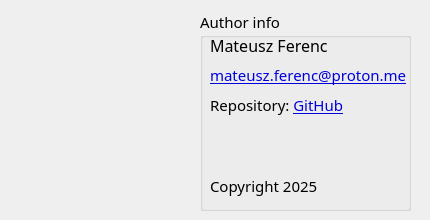
<?xml version="1.0" encoding="UTF-8"?>
<ui version="4.0">
 <class>AuthorPopup</class>
 <widget class="QMainWindow" name="AuthorPopup">
  <property name="geometry">
   <rect>
    <x>0</x>
    <y>0</y>
    <width>430</width>
    <height>220</height>
   </rect>
  </property>
  <property name="minimumSize">
   <size>
    <width>430</width>
    <height>220</height>
   </size>
  </property>
  <property name="maximumSize">
   <size>
    <width>430</width>
    <height>220</height>
   </size>
  </property>
  <property name="windowTitle">
   <string>MainWindow</string>
  </property>
  <property name="documentMode">
   <bool>false</bool>
  </property>
  <property name="tabShape">
   <enum>QTabWidget::Rounded</enum>
  </property>
  <widget class="QWidget" name="centralwidget">
   <widget class="QGroupBox" name="groupBox_2">
    <property name="geometry">
     <rect>
      <x>200</x>
      <y>10</y>
      <width>211</width>
      <height>201</height>
     </rect>
    </property>
    <property name="font">
     <font>
      <family>Segoe UI Semilight</family>
      <pointsize>11</pointsize>
      <stylestrategy>PreferAntialias</stylestrategy>
     </font>
    </property>
    <property name="title">
     <string>Author info</string>
    </property>
    <widget class="QLabel" name="label_7">
     <property name="enabled">
      <bool>true</bool>
     </property>
     <property name="geometry">
      <rect>
       <x>10</x>
       <y>20</y>
       <width>231</width>
       <height>31</height>
      </rect>
     </property>
     <property name="sizePolicy">
      <sizepolicy hsizetype="Preferred" vsizetype="Preferred">
       <horstretch>0</horstretch>
       <verstretch>0</verstretch>
      </sizepolicy>
     </property>
     <property name="font">
      <font>
       <family>Segoe UI Semibold</family>
       <pointsize>12</pointsize>
       <weight>50</weight>
       <bold>false</bold>
       <stylestrategy>PreferAntialias</stylestrategy>
       <kerning>true</kerning>
      </font>
     </property>
     <property name="autoFillBackground">
      <bool>false</bool>
     </property>
     <property name="text">
      <string>Mateusz Ferenc</string>
     </property>
     <property name="scaledContents">
      <bool>false</bool>
     </property>
     <property name="indent">
      <number>-1</number>
     </property>
    </widget>
    <widget class="QLabel" name="label_8">
     <property name="enabled">
      <bool>true</bool>
     </property>
     <property name="geometry">
      <rect>
       <x>10</x>
       <y>50</y>
       <width>231</width>
       <height>31</height>
      </rect>
     </property>
     <property name="sizePolicy">
      <sizepolicy hsizetype="Preferred" vsizetype="Preferred">
       <horstretch>0</horstretch>
       <verstretch>0</verstretch>
      </sizepolicy>
     </property>
     <property name="font">
      <font>
       <family>Segoe UI Semibold</family>
       <pointsize>11</pointsize>
       <weight>50</weight>
       <bold>false</bold>
       <underline>true</underline>
       <stylestrategy>PreferAntialias</stylestrategy>
       <kerning>true</kerning>
      </font>
     </property>
     <property name="autoFillBackground">
      <bool>false</bool>
     </property>
     <property name="text">
      <string>&lt;html&gt;&lt;head/&gt;&lt;body&gt;&lt;p&gt;&lt;a href=&quot;mailto:mateusz.ferenc@proton.me&quot;&gt;&lt;span style=&quot; text-decoration: underline; color:#0000dd;&quot;&gt;mateusz.ferenc@proton.me&lt;/span&gt;&lt;/a&gt;&lt;/p&gt;&lt;/body&gt;&lt;/html&gt;</string>
     </property>
     <property name="scaledContents">
      <bool>false</bool>
     </property>
     <property name="indent">
      <number>-1</number>
     </property>
     <property name="openExternalLinks">
      <bool>true</bool>
     </property>
    </widget>
    <widget class="QLabel" name="label_9">
     <property name="enabled">
      <bool>true</bool>
     </property>
     <property name="geometry">
      <rect>
       <x>10</x>
       <y>80</y>
       <width>231</width>
       <height>31</height>
      </rect>
     </property>
     <property name="sizePolicy">
      <sizepolicy hsizetype="Preferred" vsizetype="Preferred">
       <horstretch>0</horstretch>
       <verstretch>0</verstretch>
      </sizepolicy>
     </property>
     <property name="font">
      <font>
       <family>Segoe UI Semibold</family>
       <pointsize>11</pointsize>
       <weight>50</weight>
       <bold>false</bold>
       <stylestrategy>PreferAntialias</stylestrategy>
       <kerning>true</kerning>
      </font>
     </property>
     <property name="autoFillBackground">
      <bool>false</bool>
     </property>
     <property name="text">
      <string>&lt;html&gt;&lt;head/&gt;&lt;body&gt;&lt;p&gt;Repository: &lt;a href=&quot;https://github.com/MateuszFerenc&quot;&gt;&lt;span style=&quot; text-decoration: underline; color:#0000dd;&quot;&gt;GitHub&lt;/span&gt;&lt;/a&gt;&lt;/p&gt;&lt;/body&gt;&lt;/html&gt;</string>
     </property>
     <property name="scaledContents">
      <bool>false</bool>
     </property>
     <property name="indent">
      <number>-1</number>
     </property>
     <property name="openExternalLinks">
      <bool>true</bool>
     </property>
    </widget>
    <widget class="QLabel" name="label_10">
     <property name="enabled">
      <bool>true</bool>
     </property>
     <property name="geometry">
      <rect>
       <x>10</x>
       <y>160</y>
       <width>231</width>
       <height>31</height>
      </rect>
     </property>
     <property name="sizePolicy">
      <sizepolicy hsizetype="Preferred" vsizetype="Preferred">
       <horstretch>0</horstretch>
       <verstretch>0</verstretch>
      </sizepolicy>
     </property>
     <property name="font">
      <font>
       <family>Segoe UI Semibold</family>
       <pointsize>11</pointsize>
       <weight>50</weight>
       <bold>false</bold>
       <stylestrategy>PreferAntialias</stylestrategy>
       <kerning>true</kerning>
      </font>
     </property>
     <property name="autoFillBackground">
      <bool>false</bool>
     </property>
     <property name="text">
      <string>Copyright 2025</string>
     </property>
     <property name="scaledContents">
      <bool>false</bool>
     </property>
     <property name="indent">
      <number>-1</number>
     </property>
    </widget>
   </widget>
   <widget class="QLabel" name="AuthorImage">
    <property name="geometry">
     <rect>
      <x>10</x>
      <y>20</y>
      <width>181</width>
      <height>191</height>
     </rect>
    </property>
    <property name="text">
     <string/>
    </property>
    <property name="textFormat">
     <enum>Qt::PlainText</enum>
    </property>
    <property name="pixmap">
     <pixmap>author_image.png</pixmap>
    </property>
    <property name="scaledContents">
     <bool>true</bool>
    </property>
    <property name="alignment">
     <set>Qt::AlignCenter</set>
    </property>
    <property name="textInteractionFlags">
     <set>Qt::NoTextInteraction</set>
    </property>
   </widget>
  </widget>
 </widget>
 <resources/>
 <connections/>
</ui>
